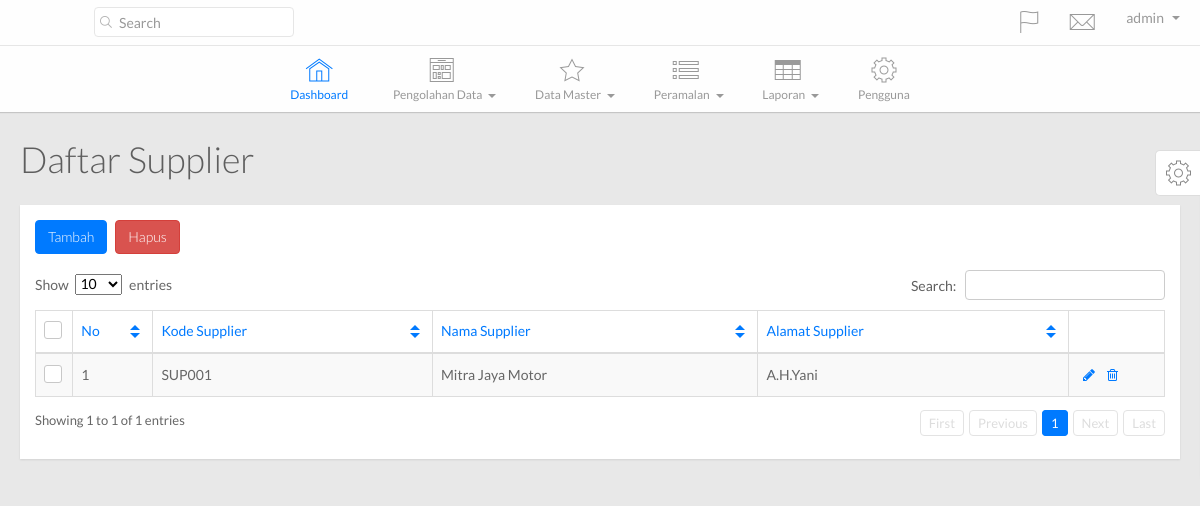
Page /main.php?hal=daftar_supplier (signed in) on the earlier database version.
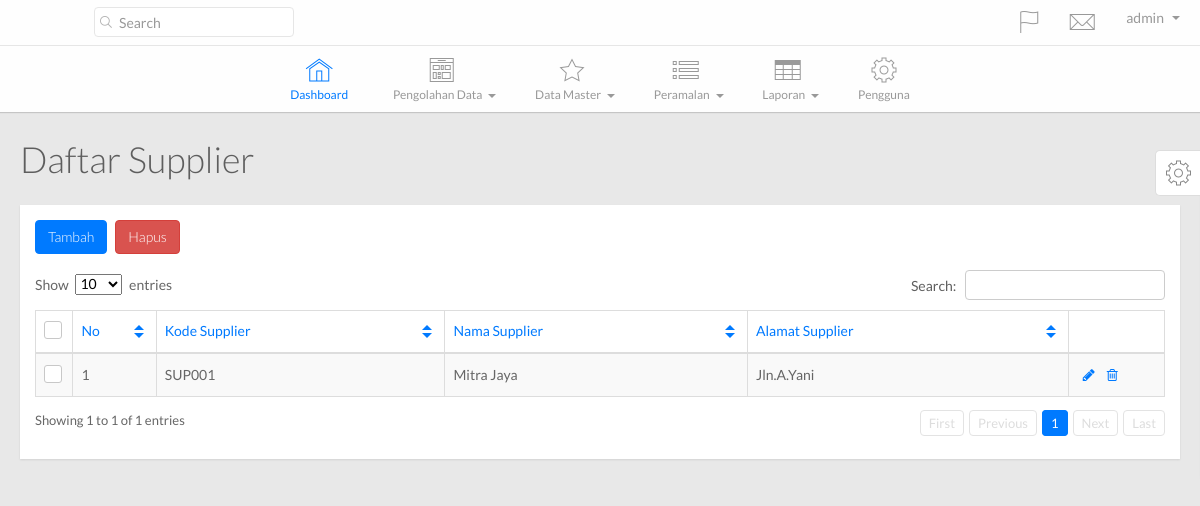
Same page on the later database version.
### tables this page shows
CREATE TABLE IF NOT EXISTS `tb_supplier` (
  `kode_supplier` varchar(30) NOT NULL,
  `nama_supplier` varchar(75) NOT NULL,
  `alamat_supplier` varchar(300) NOT NULL,
  `kode_admin` varchar(30) NOT NULL,
  PRIMARY KEY (`kode_supplier`),
  KEY `admin_id` (`kode_admin`)
);

### config/SimplePDO.php (called while the page is built, shortened)
<?php
class SimplePDO {
    private $pdo = null;
    static $inst = null;
    static $settings = array(
        'host' => '',
        'user' => '',
        'password' => '',
        'database' => '',
        'results' => 'object',
        'charset' => 'utf8'
    );
    public function __construct()
    {
        $fetch_mode = ( self::$settings["results"] == 'object' ) ? PDO::FETCH_OBJ : PDO::FETCH_ASSOC;
        $options = array(
            PDO::ATTR_DEFAULT_FETCH_MODE => $fetch_mode,
            PDO::ATTR_ERRMODE => PDO::ERRMODE_EXCEPTION,
            PDO::MYSQL_ATTR_INIT_COMMAND => "SET NAMES ".self::$settings["charset"],
            PDO::ATTR_EMULATE_PREPARES => false
        );
        $dsn = 'mysql:dbname='.self::$settings["database"].';host='.self::$settings["host"].';charset='.self::$settings["charset"];
        try {
            $this->pdo = new PDO( $dsn, self::$settings["user"], self::$settings["password"], $options );
        } catch( PDOException $e ) {
            trigger_error( $e->getMessage() );
        }
    }
    public function query( $query, $bindings = array(), $internal_call = false )
    {
        try {
            $this->c_query = $this->pdo->prepare( $query );
            if( empty( $bindings ) )
            {
                $this->c_query->execute();
            }
            else
            {
                $this->c_query->execute( (array)$bindings );
            }
            if( $internal_call === true )
            {
                return $this->c_query;
            }
            elseif( $this->c_query && $this->lastid() )
            {
                return $this->lastid();
            }
            else
            {
                return false;
            }
        } catch( PDOException $e ) {
            trigger_error( $e->getMessage() );
        }
    }
    public function get_results( $query, $bindings = array() )
    {
        $this->c_query = $this->query( $query, $bindings, true );
        if( $this->c_query )
        {
            return $this->c_query->fetchAll();
        }
        else
        {
            return false;
        }
    }
    static function getInstance()
    {
        if( self::$inst == null )
        {
            self::$inst = new SimplePDO();
        }
        return self::$inst;
    }
    static function set_options( $array = array() )
    {
        if( !empty( $array ) )
        {
            foreach( $array as $k => $v )
            {
                if( isset( self::$settings[$k] ) )
                {
                    self::$settings[$k] = $v;
                }
            }
        }
    }
}

### template/daftar_supplier.php (the view, shortened to what the changed rows need)
<?php $database = SimplePDO::getInstance();
      $query = $database->get_results( "SELECT * FROM tb_supplier" );?>
        <div class="page-title">
          <h1>
            Daftar Supplier
          </h1>
        </div>
        <div class="row">
          <div class="col-lg-12">
            <div class="widget-container fluid-height clearfix">
              <div class="widget-content padded clearfix">
                <table class="table table-bordered table-striped" id="dataTable1">
                  <thead>
                    <th class="check-header hidden-xs">
                      <label><input id="checkAll" name="checkAll" type="checkbox"><span></span></label>
                    </th>
                    <th>
                      No
                    </th>
                    <th>
                      Kode Supplier
                    </th>
                    <th class="hidden-xs">
                      Nama Supplier
                    </th>
                    <th class="hidden-xs">
                      Alamat Supplier
                    </th>
                    <th></th>
                  </thead>
                  <tbody>
             <?php $i = 1; foreach($query as $row){?>
                    <tr>
                      <td class="check hidden-xs">
                        <label><input name="optionsRadios1" type="checkbox" value="<?php echo $row->kode_supplier;?>"><span></span></label>
                      </td>
                      <td>
                      	<?php echo $i; ?>
                      </td>
                      <td>
                        <?php echo $row->kode_supplier;?>
                      </td>
                      <td>
                        <?php echo $row->nama_supplier;?>
                      </td>
                      <td>
                        <?php echo $row->alamat_supplier;?>
                      </td>
                      <td class="actions">
                        <div class="action-buttons">
                          <a class="table-actions" href="main.php?hal=ubah_supplier&kode=<?php echo $row->kode_supplier;?>"><i class="fa fa-pencil"></i></a><a class="table-actions" href="proses/hapus_supplier.php?kode=<?php echo $row->kode_supplier;?>"><i class="fa fa-trash-o"></i></a>
                        </div>
                      </td>
                    </tr>
              <?php $i++; }?>
                  </tbody>
                </table>
              </div>
            </div>
          </div>
        </div>

Differences in the rows shown:
changed tb_supplier "SUP001": nama_supplier "Mitra Jaya Motor" → "Mitra Jaya"; alamat_supplier "A.H.Yani" → "Jln.A.Yani"
